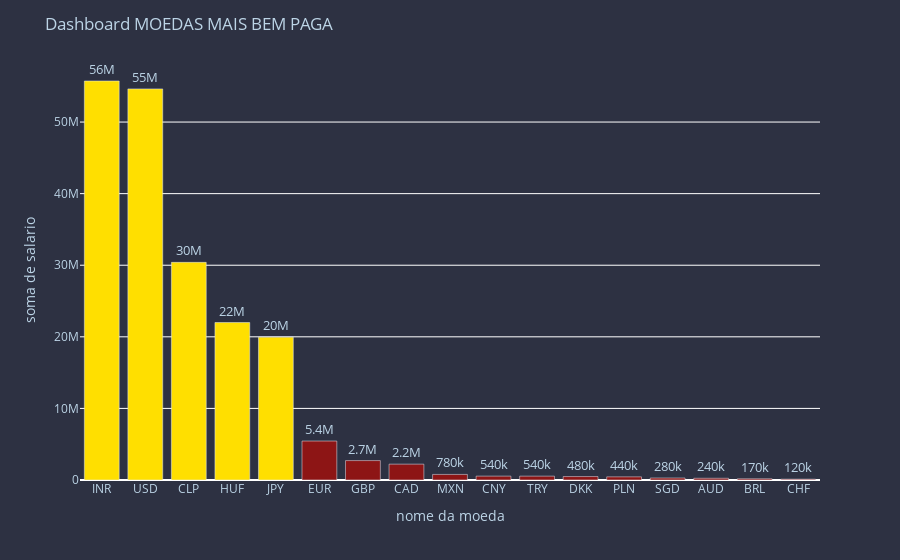

The cell this chart's notebook holds for it:
### Markdown cell above
#dashboard que mostra qual é a moeda que mais bem paga entre os cargos que estão no database.

### Code cell
cores = []
for numeros in moedas_mais_bem_paga['salario'].sort_values( ascending=True):
        if numeros >= 480000:
                cores.append('#8d1515')
        else:
                cores.append('#ffdf00')
fig = px.bar(moedas_mais_bem_paga, x='moeda_salario', y='salario',text_auto='.2s',
             color_discrete_sequence=[cores])
fig.update_layout(
    title='Dashboard MOEDAS MAIS BEM PAGA',
    xaxis_title='nome da moeda',
    yaxis_title='soma de salario',
    font=dict(color='#bcd4e6'),
    plot_bgcolor='#2d3142',
    paper_bgcolor='#2d3142'
    )
fig.update_traces(textfont_size=13,textangle=0,textposition='outside', cliponaxis=False)
pyo.init_notebook_mode(connected=True)
pyo.iplot(fig)

### Figure 1 — Plotly figure (JSON) as saved in the notebook; plotly's stock layout.template omitted (floating-point values rounded to 4 significant figures)
{"data": [{"alignmentgroup": "True", "cliponaxis": false, "hovertemplate": "moeda_salario=%{x}<br>salario=%{y}<extra></extra>", "legendgroup": "", "marker": {"color": ["#ffdf00", "#ffdf00", "#ffdf00", "#ffdf00", "#ffdf00", "#8d1515", "#8d1515", "#8d1515", "#8d1515", "#8d1515", "#8d1515", "#8d1515", "#8d1515", "#8d1515", "#8d1515", "#8d1515", "#8d1515"], "pattern": {"shape": ""}}, "name": "", "offsetgroup": "", "orientation": "v", "showlegend": false, "textangle": 0, "textfont": {"size": 13}, "textposition": "outside", "texttemplate": "%{y:.2s}", "type": "bar", "x": ["INR", "USD", "CLP", "HUF", "JPY", "EUR", "GBP", "CAD", "MXN", "CNY", "TRY", "DKK", "PLN", "SGD", "AUD", "BRL", "CHF"], "xaxis": "x", "y": [55734997, 54631386, 30400000, 22000000, 19950000, 5441699, 2712856, 2214500, 778000, 539000, 538000, 480000, 440000, 280000, 241000, 171600, 115000], "yaxis": "y"}], "layout": {"barmode": "relative", "font": {"color": "#bcd4e6"}, "legend": {"tracegroupgap": 0}, "margin": {"t": 60}, "paper_bgcolor": "#2d3142", "plot_bgcolor": "#2d3142", "title": {"text": "Dashboard MOEDAS MAIS BEM PAGA"}, "xaxis": {"anchor": "y", "domain": [0, 1], "title": {"text": "nome da moeda"}}, "yaxis": {"anchor": "x", "domain": [0, 1], "title": {"text": "soma de salario"}}}}
